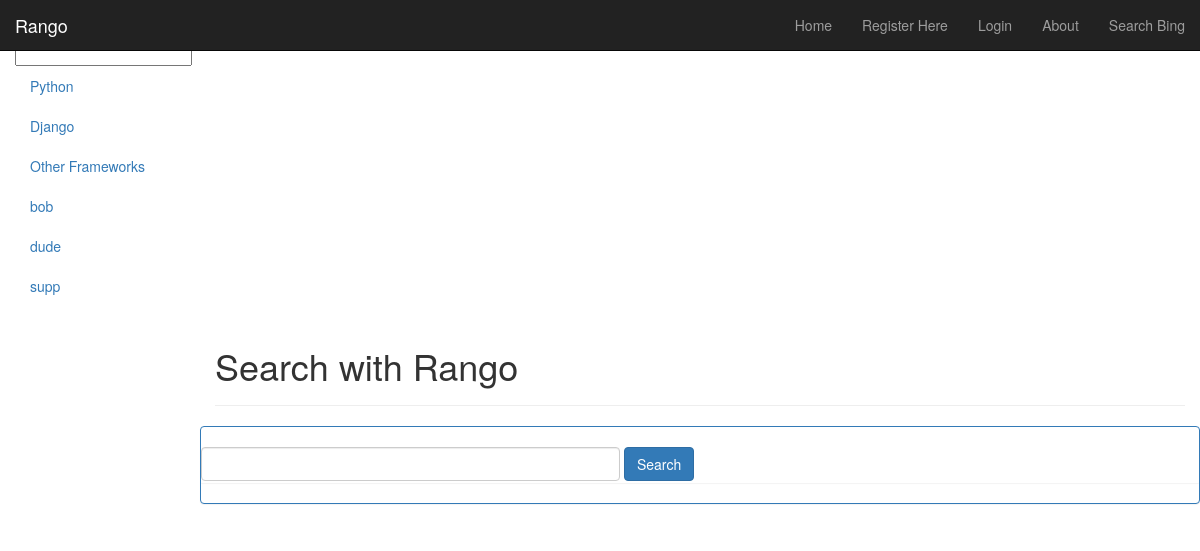
Page /rango/search/ on the committed database.
### rango/models.py (models this page shows, shortened)
class Category(models.Model):
    name = models.CharField(max_length=128, unique=True)
    views = models.IntegerField(default=0)
    likes = models.IntegerField(default=0)
    slug = models.SlugField(unique=True)

### rango/views.py (the view)
def search(request):
    result_list = []
    if request.method =='POST':
        query = request.POST['query'].strip()
        if query:
            result_list = run_query(query)
    return render(request, 'rango/search.html', {'result_list': result_list })

### rango/templatetags/rango_extras.py (called while the page is built)
@register.inclusion_tag('rango/cats.html')
def get_category_list(cat=None):
    return {'cats': Category.objects.all(), 'act_cat':cat }

### templates/rango/search.html (shortened to what this page needs)
{% extends "rango/base.html" %}
{% load staticfiles %}
{% block body_block %}
    <div class="page-header">
        <h1>Search with Rango</h1>
    </div>
    <div class="row">
        <div class="panel panel-primary">
            <br/>
            <form class="form-inline" id="user_form" method="post" action="{% url 'search' %}">
                <input class="form-control" type="text" size="50" name="query" value="" id="query" />
                <input class="btn btn-primary" type="submit" name="submit" value="Search" />
                <br />
            </form>
            <div class="panel">
            </div>
        </div>
    </div>
{% endblock %}

### templates/rango/cats.html
{% if cats %}
    <ul class="nav nav-sidebar">
    {% for c in cats %}
        {% if c == act_cat %}
            <li class="active">
        {% else %}
            <li>
        {% endif %}
            <a href="{% url 'category' c.slug %}">{{ c.name }}</a></li>
    {% endfor %}
{% else %}
    <li><strong>There are no category present.</strong></li>
    </ul>
{% endif %}

### rows in the picture
Category: name "Python"
Category: name "Django"
Category: name "Other Frameworks"
Category: name "bob"
Category: name "dude"
Category: name "supp"
